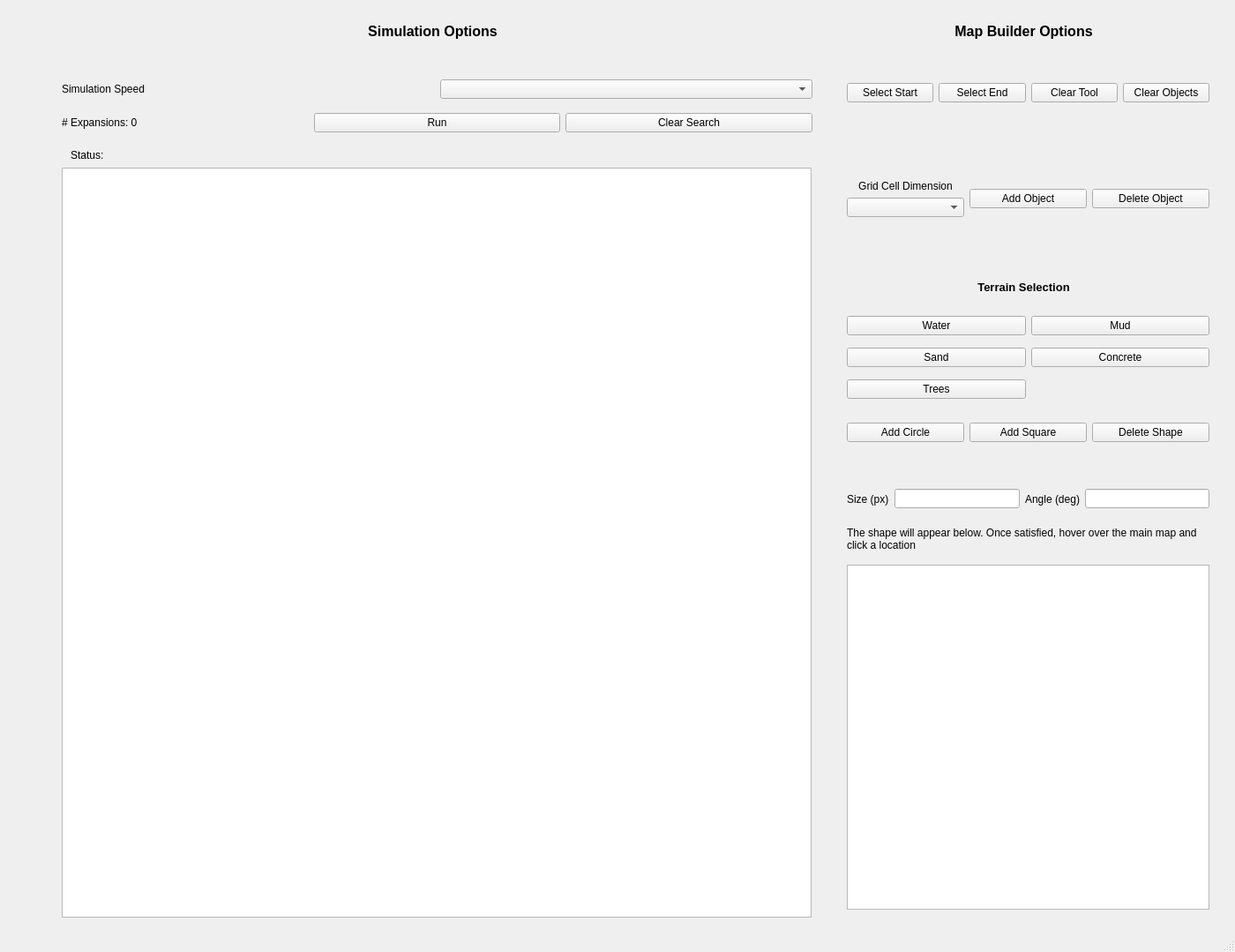
<?xml version="1.0" encoding="UTF-8"?>
<ui version="4.0">
 <class>MainWindow</class>
 <widget class="QMainWindow" name="MainWindow">
  <property name="geometry">
   <rect>
    <x>0</x>
    <y>0</y>
    <width>1400</width>
    <height>1079</height>
   </rect>
  </property>
  <property name="windowTitle">
   <string>Search Algorithm Simulator</string>
  </property>
  <property name="toolTipDuration">
   <number>4</number>
  </property>
  <widget class="QWidget" name="centralwidget">
   <widget class="QGraphicsView" name="GridView">
    <property name="geometry">
     <rect>
      <x>70</x>
      <y>190</y>
      <width>850</width>
      <height>850</height>
     </rect>
    </property>
   </widget>
   <widget class="QLabel" name="label_3">
    <property name="geometry">
     <rect>
      <x>1040</x>
      <y>20</y>
      <width>241</width>
      <height>31</height>
     </rect>
    </property>
    <property name="font">
     <font>
      <pointsize>12</pointsize>
      <weight>75</weight>
      <bold>true</bold>
     </font>
    </property>
    <property name="text">
     <string>Map Builder Options</string>
    </property>
    <property name="alignment">
     <set>Qt::AlignCenter</set>
    </property>
   </widget>
   <widget class="QWidget" name="verticalLayoutWidget_3">
    <property name="geometry">
     <rect>
      <x>960</x>
      <y>470</y>
      <width>411</width>
      <height>41</height>
     </rect>
    </property>
    <layout class="QVBoxLayout" name="verticalLayout_3">
     <item>
      <layout class="QHBoxLayout" name="horizontalLayout_4">
       <item>
        <widget class="QPushButton" name="AddCircleBTN">
         <property name="text">
          <string>Add Circle</string>
         </property>
        </widget>
       </item>
       <item>
        <widget class="QPushButton" name="AddSquareBTN">
         <property name="text">
          <string>Add Square</string>
         </property>
        </widget>
       </item>
       <item>
        <widget class="QPushButton" name="DeleteShapeBTN">
         <property name="text">
          <string>Delete Shape</string>
         </property>
        </widget>
       </item>
      </layout>
     </item>
    </layout>
   </widget>
   <widget class="QWidget" name="verticalLayoutWidget_4">
    <property name="geometry">
     <rect>
      <x>960</x>
      <y>180</y>
      <width>411</width>
      <height>91</height>
     </rect>
    </property>
    <layout class="QVBoxLayout" name="verticalLayout_4">
     <item>
      <layout class="QGridLayout" name="gridLayout">
       <item row="3" column="0">
        <layout class="QVBoxLayout" name="verticalLayout_2">
         <item>
          <widget class="QLabel" name="label">
           <property name="text">
            <string>Grid Cell Dimension</string>
           </property>
           <property name="alignment">
            <set>Qt::AlignCenter</set>
           </property>
          </widget>
         </item>
         <item>
          <widget class="QComboBox" name="CellSizeSelect"/>
         </item>
        </layout>
       </item>
       <item row="3" column="2">
        <widget class="QPushButton" name="addObjectBTN">
         <property name="text">
          <string>Add Object</string>
         </property>
        </widget>
       </item>
       <item row="3" column="3">
        <widget class="QPushButton" name="delObjectBTN">
         <property name="text">
          <string>Delete Object</string>
         </property>
        </widget>
       </item>
      </layout>
     </item>
    </layout>
   </widget>
   <widget class="QWidget" name="horizontalLayoutWidget_5">
    <property name="geometry">
     <rect>
      <x>960</x>
      <y>80</y>
      <width>411</width>
      <height>51</height>
     </rect>
    </property>
    <layout class="QHBoxLayout" name="horizontalLayout_5">
     <item>
      <widget class="QPushButton" name="StartLocationBTN">
       <property name="text">
        <string>Select Start</string>
       </property>
      </widget>
     </item>
     <item>
      <widget class="QPushButton" name="selectEndBTN">
       <property name="text">
        <string>Select End</string>
       </property>
      </widget>
     </item>
     <item>
      <widget class="QPushButton" name="ClearCursorBTN">
       <property name="text">
        <string>Clear Tool</string>
       </property>
      </widget>
     </item>
     <item>
      <widget class="QPushButton" name="ClearObjectsBTN">
       <property name="text">
        <string>Clear Objects</string>
       </property>
      </widget>
     </item>
    </layout>
   </widget>
   <widget class="QWidget" name="gridLayoutWidget_2">
    <property name="geometry">
     <rect>
      <x>960</x>
      <y>640</y>
      <width>411</width>
      <height>391</height>
     </rect>
    </property>
    <layout class="QGridLayout" name="gridLayout_2">
     <item row="0" column="0">
      <widget class="QGraphicsView" name="ShapeMakerView"/>
     </item>
    </layout>
   </widget>
   <widget class="QLabel" name="label_6">
    <property name="geometry">
     <rect>
      <x>80</x>
      <y>20</y>
      <width>821</width>
      <height>31</height>
     </rect>
    </property>
    <property name="font">
     <font>
      <pointsize>12</pointsize>
      <weight>75</weight>
      <bold>true</bold>
     </font>
    </property>
    <property name="text">
     <string>Simulation Options</string>
    </property>
    <property name="alignment">
     <set>Qt::AlignCenter</set>
    </property>
   </widget>
   <widget class="QWidget" name="horizontalLayoutWidget_7">
    <property name="geometry">
     <rect>
      <x>70</x>
      <y>80</y>
      <width>851</width>
      <height>80</height>
     </rect>
    </property>
    <layout class="QHBoxLayout" name="horizontalLayout_7">
     <item>
      <layout class="QVBoxLayout" name="verticalLayout">
       <item>
        <layout class="QHBoxLayout" name="horizontalLayout"/>
       </item>
       <item>
        <layout class="QHBoxLayout" name="horizontalLayout_2"/>
       </item>
      </layout>
     </item>
     <item>
      <layout class="QVBoxLayout" name="verticalLayout_6">
       <item>
        <layout class="QHBoxLayout" name="horizontalLayout_3">
         <item>
          <widget class="QLabel" name="label_2">
           <property name="text">
            <string>Simulation Speed</string>
           </property>
          </widget>
         </item>
         <item>
          <widget class="QComboBox" name="SimSpeedCB"/>
         </item>
        </layout>
       </item>
       <item>
        <layout class="QHBoxLayout" name="horizontalLayout_6">
         <item>
          <widget class="QLabel" name="NumExpLBL">
           <property name="text">
            <string># Expansions: 0</string>
           </property>
          </widget>
         </item>
         <item>
          <widget class="QPushButton" name="RunBTN">
           <property name="text">
            <string>Run</string>
           </property>
          </widget>
         </item>
         <item>
          <widget class="QPushButton" name="CLRBTN">
           <property name="text">
            <string>Clear Search</string>
           </property>
          </widget>
         </item>
        </layout>
       </item>
      </layout>
     </item>
    </layout>
   </widget>
   <widget class="QWidget" name="horizontalLayoutWidget_8">
    <property name="geometry">
     <rect>
      <x>960</x>
      <y>540</y>
      <width>411</width>
      <height>51</height>
     </rect>
    </property>
    <layout class="QHBoxLayout" name="horizontalLayout_8">
     <item>
      <widget class="QLabel" name="label_9">
       <property name="text">
        <string>Size (px)</string>
       </property>
      </widget>
     </item>
     <item>
      <widget class="QLineEdit" name="SizeEntry"/>
     </item>
     <item>
      <widget class="QLabel" name="label_10">
       <property name="text">
        <string>Angle (deg)</string>
       </property>
      </widget>
     </item>
     <item>
      <widget class="QLineEdit" name="AngleEntry"/>
     </item>
    </layout>
   </widget>
   <widget class="QLabel" name="label_11">
    <property name="geometry">
     <rect>
      <x>960</x>
      <y>580</y>
      <width>411</width>
      <height>61</height>
     </rect>
    </property>
    <property name="frameShape">
     <enum>QFrame::NoFrame</enum>
    </property>
    <property name="text">
     <string>The shape will appear below. Once satisfied, hover over the main map and click a location</string>
    </property>
    <property name="wordWrap">
     <bool>true</bool>
    </property>
   </widget>
   <widget class="QLabel" name="StatusLabel">
    <property name="geometry">
     <rect>
      <x>80</x>
      <y>165</y>
      <width>361</width>
      <height>21</height>
     </rect>
    </property>
    <property name="text">
     <string>Status: </string>
    </property>
   </widget>
   <widget class="QWidget" name="gridLayoutWidget">
    <property name="geometry">
     <rect>
      <x>960</x>
      <y>350</y>
      <width>411</width>
      <height>111</height>
     </rect>
    </property>
    <layout class="QGridLayout" name="gridLayout_3">
     <item row="1" column="1">
      <widget class="QPushButton" name="pushButton_4">
       <property name="text">
        <string>Concrete</string>
       </property>
      </widget>
     </item>
     <item row="1" column="0">
      <widget class="QPushButton" name="pushButton_3">
       <property name="text">
        <string>Sand</string>
       </property>
      </widget>
     </item>
     <item row="0" column="0">
      <widget class="QPushButton" name="pushButton">
       <property name="text">
        <string>Water</string>
       </property>
      </widget>
     </item>
     <item row="0" column="1">
      <widget class="QPushButton" name="pushButton_2">
       <property name="text">
        <string>Mud</string>
       </property>
      </widget>
     </item>
     <item row="2" column="0">
      <widget class="QPushButton" name="pushButton_5">
       <property name="text">
        <string>Trees</string>
       </property>
      </widget>
     </item>
    </layout>
   </widget>
   <widget class="QLabel" name="label_4">
    <property name="geometry">
     <rect>
      <x>1040</x>
      <y>310</y>
      <width>241</width>
      <height>31</height>
     </rect>
    </property>
    <property name="font">
     <font>
      <pointsize>10</pointsize>
      <weight>75</weight>
      <bold>true</bold>
     </font>
    </property>
    <property name="text">
     <string>Terrain Selection</string>
    </property>
    <property name="alignment">
     <set>Qt::AlignCenter</set>
    </property>
   </widget>
  </widget>
  <widget class="QMenuBar" name="menubar">
   <property name="geometry">
    <rect>
     <x>0</x>
     <y>0</y>
     <width>1400</width>
     <height>26</height>
    </rect>
   </property>
  </widget>
  <widget class="QStatusBar" name="statusbar"/>
 </widget>
 <resources/>
 <connections/>
</ui>
